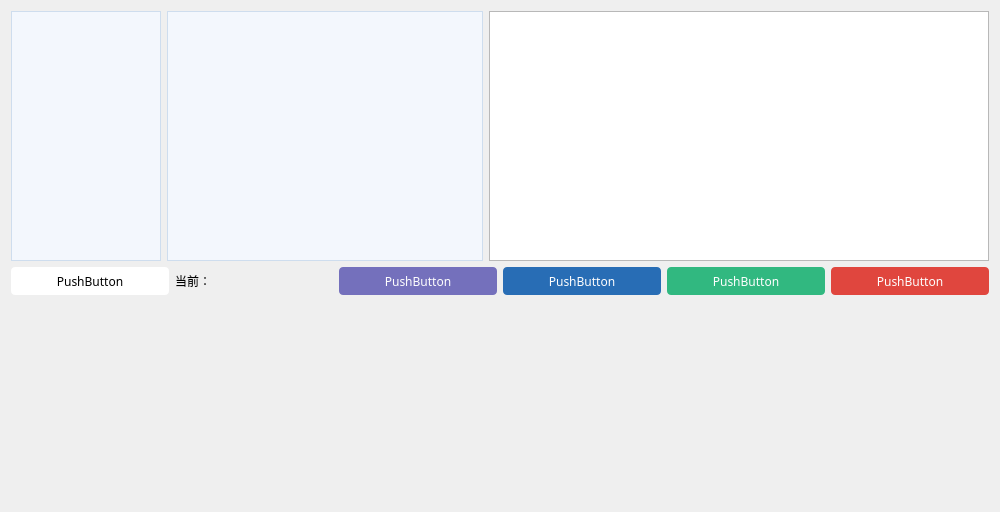
<?xml version="1.0" encoding="UTF-8"?>
<ui version="4.0">
 <class>page_preview</class>
 <widget class="QWidget" name="page_preview">
  <property name="geometry">
   <rect>
    <x>0</x>
    <y>0</y>
    <width>1000</width>
    <height>512</height>
   </rect>
  </property>
  <property name="windowTitle">
   <string>QtGuiApplication1</string>
  </property>
  <layout class="QVBoxLayout" name="verticalLayout">
   <item>
    <layout class="QHBoxLayout" name="horizontalLayout_2">
     <item>
      <widget class="QTreeView" name="TreeV_syurui">
       <property name="enabled">
        <bool>true</bool>
       </property>
       <property name="minimumSize">
        <size>
         <width>150</width>
         <height>250</height>
        </size>
       </property>
       <property name="maximumSize">
        <size>
         <width>150</width>
         <height>16777215</height>
        </size>
       </property>
       <property name="styleSheet">
        <string notr="true">background: #F3F7FD;
border: 1px solid #CEDDEE;</string>
       </property>
      </widget>
     </item>
     <item>
      <widget class="QTreeView" name="TreeV_libary">
       <property name="minimumSize">
        <size>
         <width>300</width>
         <height>250</height>
        </size>
       </property>
       <property name="styleSheet">
        <string notr="true">background: #F3F7FD;
border: 1px solid #CEDDEE;</string>
       </property>
      </widget>
     </item>
     <item>
      <widget class="QTableWidget" name="TableW_book">
       <property name="minimumSize">
        <size>
         <width>500</width>
         <height>250</height>
        </size>
       </property>
      </widget>
     </item>
    </layout>
   </item>
   <item>
    <layout class="QHBoxLayout" name="horizontalLayout">
     <item>
      <widget class="QPushButton" name="pushButton_5">
       <property name="styleSheet">
        <string notr="true">width: 120px;
height: 28px;
background: #FFFFFF;
border-radius: 4px;
font-size: 12px;
font-family: Microsoft YaHei;
font-weight: 400;
color: #000000;
line-height: 60px;</string>
       </property>
       <property name="text">
        <string>PushButton</string>
       </property>
      </widget>
     </item>
     <item>
      <widget class="QLabel" name="L_current_honndana">
       <property name="text">
        <string>当前：</string>
       </property>
      </widget>
     </item>
     <item>
      <widget class="QPushButton" name="pushButton">
       <property name="styleSheet">
        <string notr="true">width: 120px;
height: 28px;
background: #7470BC;
border-radius: 4px;
font-size: 12px;
font-family: Microsoft YaHei;
font-weight: 400;
color: #FEFEFE;
line-height: 60px;</string>
       </property>
       <property name="text">
        <string>PushButton</string>
       </property>
      </widget>
     </item>
     <item>
      <widget class="QPushButton" name="pushButton_2">
       <property name="styleSheet">
        <string notr="true">width: 120px;
height: 28px;
background: #286DB5;
border-radius: 4px;
font-size: 12px;
font-family: Microsoft YaHei;
font-weight: 400;
color: #FEFEFE;
line-height: 60px;</string>
       </property>
       <property name="text">
        <string>PushButton</string>
       </property>
      </widget>
     </item>
     <item>
      <widget class="QPushButton" name="pushButton_4">
       <property name="styleSheet">
        <string notr="true">width: 120px;
height: 28px;
background: #31B880;
border-radius: 4px;
font-size: 12px;
font-family: Microsoft YaHei;
font-weight: 400;
color: #FEFEFE;
line-height: 60px;</string>
       </property>
       <property name="text">
        <string>PushButton</string>
       </property>
      </widget>
     </item>
     <item>
      <widget class="QPushButton" name="pushButton_3">
       <property name="styleSheet">
        <string notr="true">width: 120px;
height: 28px;
background: #E0463E;
border-radius: 4px;
font-size: 12px;
font-family: Microsoft YaHei;
font-weight: 400;
color: #FEFEFE;
line-height: 60px;</string>
       </property>
       <property name="text">
        <string>PushButton</string>
       </property>
      </widget>
     </item>
    </layout>
   </item>
   <item>
    <widget class="QWidget" name="widget" native="true">
     <property name="minimumSize">
      <size>
       <width>950</width>
       <height>200</height>
      </size>
     </property>
    </widget>
   </item>
  </layout>
 </widget>
 <layoutdefault spacing="6" margin="11"/>
 <resources>
  <include location="QtGuiApplication1.qrc"/>
 </resources>
 <connections/>
</ui>
